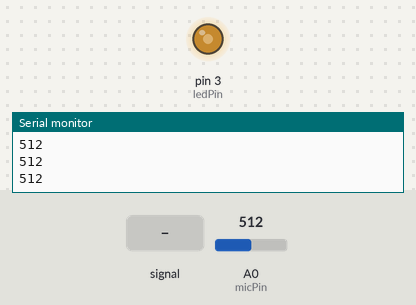
A sketch run on a simulated Arduino Uno, built with avr-gcc and run on an emulated ATmega328P. Shown: output pins drawn as LEDs (lit = HIGH), the last lines printed to the serial monitor. The test bench sets the inputs (shaded band); at power-on: A0 (micPin) = 512.

Above: at 1.2 s.
1.3 s: A0 (micPin) fed a 2 Hz sine of ±306 counts around its level
At 1.65 s:
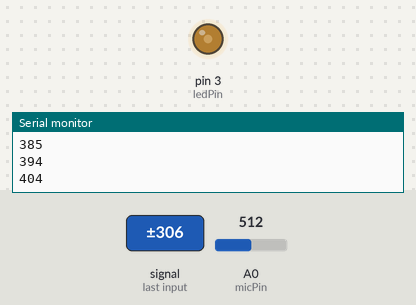
4.3 s: A0 (micPin) set to 122
6.0 s: A0 (micPin) fed a 200 Hz sine of ±81 counts around its level
7.5 s: A0 (micPin) set to 0
At 8.2 s:
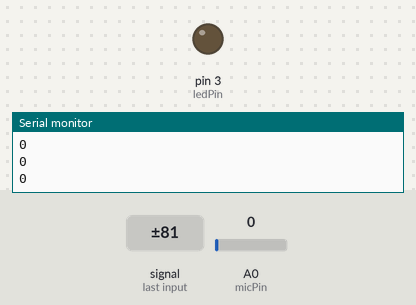
Timing chart, 0 to 10.2 s (numbered marks = the images above; inputs shaded):
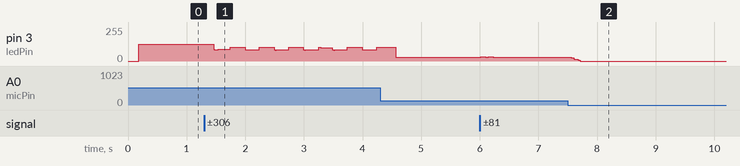

The sketch:

sketch_sep01a.ino
```cpp
int ledPin = 3;
int micPin = 0;
int micVal = 0;

const int windowSize = 50;
int data[windowSize];

int index = 0;
int total = 0;
int average = 0;


void setup() {
  // put your setup code here, to run once:

  pinMode( micPin, INPUT );
  pinMode( ledPin, OUTPUT );
  Serial.begin(9600);

  for (int thisReading = 0; thisReading < windowSize; thisReading++)
    data[thisReading] = 0;

}

void loop() {
  // put your main code here, to run repeatedly:

  //analogWrite( ledPin, ledValue );
  //ledValue+1;
  //delay(500);
  //analogWrite( ledPin, 0 );
  //delay(500);

  //  for (int i=0; i <= 255; i++){
  //      analogWrite(ledPin, i);
  //      delay(5);
  //   }
  //
  //  for (int i=255; i >= 0; i = i-5){
  //      analogWrite(ledPin, i);
  //      delay(5);
  //   }

  //  micVal = analogRead(micPin);
  //  //analogWrite( ledPin, (micVal/10) );
  //  analogWrite( ledPin, map(micVal, 0, 1023, 0, 255) );
  //  //Serial.println(micVal);


  total = total - data[index];
  data[index] = analogRead(micPin);
  total = total + data[index];
  index++;

  if (index >= windowSize)
    index = 0;

  average = total / windowSize;

  Serial.println(average);
  delay(1);

  //analogWrite( ledPin, (micVal/10) );
  analogWrite( ledPin, map(average, 0, 1023, 0, 255) );
  //Serial.println(micVal);

}
```

Measured:
- after the input at 7.5 s, pin 3 (ledPin): moves from 30/255 to 0/255 over 0.20 s, starting at once
